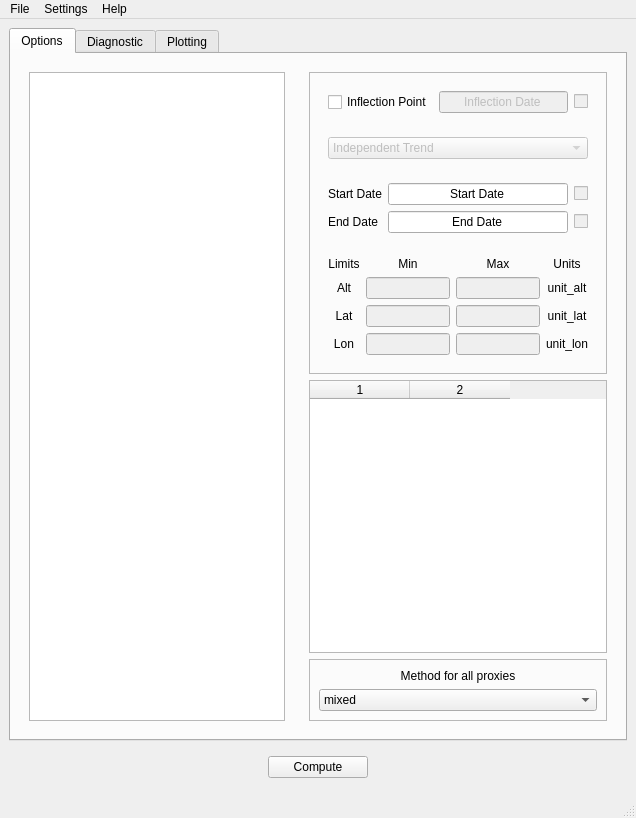
<?xml version="1.0" encoding="UTF-8"?>
<ui version="4.0">
 <class>MainWindow</class>
 <widget class="QMainWindow" name="MainWindow">
  <property name="geometry">
   <rect>
    <x>0</x>
    <y>0</y>
    <width>636</width>
    <height>818</height>
   </rect>
  </property>
  <property name="windowTitle">
   <string>MainWindow</string>
  </property>
  <widget class="QWidget" name="centralwidget">
   <layout class="QVBoxLayout" name="verticalLayout_5">
    <item>
     <widget class="QTabWidget" name="tabWidget">
      <property name="currentIndex">
       <number>0</number>
      </property>
      <widget class="QWidget" name="tab">
       <attribute name="title">
        <string>Options</string>
       </attribute>
       <layout class="QHBoxLayout" name="horizontalLayout_4">
        <item>
         <widget class="QWidget" name="widget_4" native="true">
          <property name="sizePolicy">
           <sizepolicy hsizetype="MinimumExpanding" vsizetype="Preferred">
            <horstretch>0</horstretch>
            <verstretch>0</verstretch>
           </sizepolicy>
          </property>
          <layout class="QVBoxLayout" name="verticalLayout">
           <item>
            <widget class="QListWidget" name="data_list">
             <property name="toolTip">
              <string>&lt;html&gt;&lt;head/&gt;&lt;body&gt;&lt;p&gt;All correctly loaded data will be displayed here.&lt;/p&gt;&lt;/body&gt;&lt;/html&gt;</string>
             </property>
            </widget>
           </item>
          </layout>
         </widget>
        </item>
        <item>
         <widget class="QWidget" name="widget_3" native="true">
          <layout class="QVBoxLayout" name="verticalLayout_2">
           <item>
            <widget class="QFrame" name="frame_2">
             <property name="sizePolicy">
              <sizepolicy hsizetype="Preferred" vsizetype="Preferred">
               <horstretch>0</horstretch>
               <verstretch>0</verstretch>
              </sizepolicy>
             </property>
             <property name="frameShape">
              <enum>QFrame::StyledPanel</enum>
             </property>
             <property name="frameShadow">
              <enum>QFrame::Raised</enum>
             </property>
             <layout class="QVBoxLayout" name="verticalLayout_3">
              <item>
               <widget class="QWidget" name="widget" native="true">
                <property name="sizePolicy">
                 <sizepolicy hsizetype="Preferred" vsizetype="Minimum">
                  <horstretch>0</horstretch>
                  <verstretch>0</verstretch>
                 </sizepolicy>
                </property>
                <layout class="QHBoxLayout" name="horizontalLayout_3">
                 <item>
                  <widget class="QCheckBox" name="infl_check">
                   <property name="sizePolicy">
                    <sizepolicy hsizetype="Minimum" vsizetype="Minimum">
                     <horstretch>0</horstretch>
                     <verstretch>0</verstretch>
                    </sizepolicy>
                   </property>
                   <property name="text">
                    <string>Inflection Point</string>
                   </property>
                  </widget>
                 </item>
                 <item>
                  <widget class="QLineEdit" name="inflection_point">
                   <property name="enabled">
                    <bool>false</bool>
                   </property>
                   <property name="text">
                    <string>Inflection Date</string>
                   </property>
                   <property name="alignment">
                    <set>Qt::AlignCenter</set>
                   </property>
                  </widget>
                 </item>
                 <item>
                  <widget class="QCheckBox" name="check_inflection">
                   <property name="enabled">
                    <bool>false</bool>
                   </property>
                   <property name="toolTip">
                    <string>&lt;html&gt;&lt;head/&gt;&lt;body&gt;&lt;p&gt;Check: The format was recognized and can be used for the trend analysis&lt;/p&gt;&lt;/body&gt;&lt;/html&gt;</string>
                   </property>
                   <property name="text">
                    <string/>
                   </property>
                  </widget>
                 </item>
                </layout>
               </widget>
              </item>
              <item>
               <widget class="QWidget" name="widget_5" native="true">
                <layout class="QVBoxLayout" name="verticalLayout_4">
                 <item>
                  <widget class="QComboBox" name="inflection_method">
                   <property name="enabled">
                    <bool>false</bool>
                   </property>
                   <item>
                    <property name="text">
                     <string>Independent Trend</string>
                    </property>
                   </item>
                   <item>
                    <property name="text">
                     <string>Piece-wise Linear Trend</string>
                    </property>
                   </item>
                  </widget>
                 </item>
                </layout>
               </widget>
              </item>
              <item>
               <widget class="QWidget" name="widget_2" native="true">
                <property name="sizePolicy">
                 <sizepolicy hsizetype="Preferred" vsizetype="Minimum">
                  <horstretch>0</horstretch>
                  <verstretch>0</verstretch>
                 </sizepolicy>
                </property>
                <layout class="QGridLayout" name="gridLayout">
                 <item row="0" column="1">
                  <widget class="QLineEdit" name="start_date">
                   <property name="toolTip">
                    <string>&lt;html&gt;&lt;head/&gt;&lt;body&gt;&lt;p&gt;Date from which the trend will be computed.&lt;/p&gt;&lt;p&gt;Date must be inbetween the timeline of the data.&lt;/p&gt;&lt;p&gt;Dates not in the correct format (see &amp;quot;Settings&amp;quot;) or any other input will be used as if there is no input.&lt;/p&gt;&lt;/body&gt;&lt;/html&gt;</string>
                   </property>
                   <property name="text">
                    <string>Start Date</string>
                   </property>
                   <property name="alignment">
                    <set>Qt::AlignCenter</set>
                   </property>
                  </widget>
                 </item>
                 <item row="1" column="0">
                  <widget class="QLabel" name="label_2">
                   <property name="text">
                    <string>End Date</string>
                   </property>
                  </widget>
                 </item>
                 <item row="1" column="1">
                  <widget class="QLineEdit" name="end_date">
                   <property name="toolTip">
                    <string>&lt;html&gt;&lt;head/&gt;&lt;body&gt;&lt;p&gt;Date to which the trend will be computed.&lt;/p&gt;&lt;p&gt;Date must be inbetween the timeline of the data.&lt;/p&gt;&lt;p&gt;Dates not in the correct format (see &amp;quot;Settings&amp;quot;) or any other input will be used as if there is no input.&lt;/p&gt;&lt;/body&gt;&lt;/html&gt;</string>
                   </property>
                   <property name="text">
                    <string>End Date</string>
                   </property>
                   <property name="alignment">
                    <set>Qt::AlignCenter</set>
                   </property>
                  </widget>
                 </item>
                 <item row="0" column="0">
                  <widget class="QLabel" name="label">
                   <property name="text">
                    <string>Start Date</string>
                   </property>
                  </widget>
                 </item>
                 <item row="0" column="2">
                  <widget class="QCheckBox" name="check_start">
                   <property name="enabled">
                    <bool>false</bool>
                   </property>
                   <property name="toolTip">
                    <string>&lt;html&gt;&lt;head/&gt;&lt;body&gt;&lt;p&gt;Check: The format was recognized and can be used for the trend analysis&lt;/p&gt;&lt;/body&gt;&lt;/html&gt;</string>
                   </property>
                   <property name="text">
                    <string/>
                   </property>
                  </widget>
                 </item>
                 <item row="1" column="2">
                  <widget class="QCheckBox" name="check_end">
                   <property name="enabled">
                    <bool>false</bool>
                   </property>
                   <property name="toolTip">
                    <string>&lt;html&gt;&lt;head/&gt;&lt;body&gt;&lt;p&gt;Check: The format was recognized and can be used for the trend analysis&lt;/p&gt;&lt;/body&gt;&lt;/html&gt;</string>
                   </property>
                   <property name="text">
                    <string/>
                   </property>
                  </widget>
                 </item>
                </layout>
               </widget>
              </item>
              <item>
               <widget class="QWidget" name="widget_3" native="true">
                <property name="sizePolicy">
                 <sizepolicy hsizetype="Preferred" vsizetype="Minimum">
                  <horstretch>0</horstretch>
                  <verstretch>0</verstretch>
                 </sizepolicy>
                </property>
                <layout class="QGridLayout" name="gridLayout_2">
                 <item row="0" column="0">
                  <widget class="QLabel" name="label_3">
                   <property name="text">
                    <string>Limits</string>
                   </property>
                   <property name="alignment">
                    <set>Qt::AlignCenter</set>
                   </property>
                  </widget>
                 </item>
                 <item row="0" column="1">
                  <widget class="QLabel" name="label_4">
                   <property name="text">
                    <string>Min</string>
                   </property>
                   <property name="alignment">
                    <set>Qt::AlignCenter</set>
                   </property>
                  </widget>
                 </item>
                 <item row="0" column="2">
                  <widget class="QLabel" name="label_5">
                   <property name="text">
                    <string>Max</string>
                   </property>
                   <property name="alignment">
                    <set>Qt::AlignCenter</set>
                   </property>
                  </widget>
                 </item>
                 <item row="0" column="3">
                  <widget class="QLabel" name="label_6">
                   <property name="text">
                    <string>Units</string>
                   </property>
                   <property name="alignment">
                    <set>Qt::AlignCenter</set>
                   </property>
                  </widget>
                 </item>
                 <item row="1" column="0">
                  <widget class="QLabel" name="label_7">
                   <property name="text">
                    <string>Alt</string>
                   </property>
                   <property name="alignment">
                    <set>Qt::AlignCenter</set>
                   </property>
                  </widget>
                 </item>
                 <item row="1" column="1">
                  <widget class="QLineEdit" name="lim_alt_min">
                   <property name="enabled">
                    <bool>false</bool>
                   </property>
                   <property name="alignment">
                    <set>Qt::AlignCenter</set>
                   </property>
                  </widget>
                 </item>
                 <item row="1" column="2">
                  <widget class="QLineEdit" name="lim_alt_max">
                   <property name="enabled">
                    <bool>false</bool>
                   </property>
                   <property name="alignment">
                    <set>Qt::AlignCenter</set>
                   </property>
                  </widget>
                 </item>
                 <item row="1" column="3">
                  <widget class="QLabel" name="unit_alt">
                   <property name="text">
                    <string>unit_alt</string>
                   </property>
                   <property name="alignment">
                    <set>Qt::AlignCenter</set>
                   </property>
                  </widget>
                 </item>
                 <item row="2" column="0">
                  <widget class="QLabel" name="label_8">
                   <property name="text">
                    <string>Lat</string>
                   </property>
                   <property name="alignment">
                    <set>Qt::AlignCenter</set>
                   </property>
                  </widget>
                 </item>
                 <item row="2" column="1">
                  <widget class="QLineEdit" name="lim_lat_min">
                   <property name="enabled">
                    <bool>false</bool>
                   </property>
                   <property name="alignment">
                    <set>Qt::AlignCenter</set>
                   </property>
                  </widget>
                 </item>
                 <item row="2" column="2">
                  <widget class="QLineEdit" name="lim_lat_max">
                   <property name="enabled">
                    <bool>false</bool>
                   </property>
                   <property name="alignment">
                    <set>Qt::AlignCenter</set>
                   </property>
                  </widget>
                 </item>
                 <item row="2" column="3">
                  <widget class="QLabel" name="unit_lat">
                   <property name="text">
                    <string>unit_lat</string>
                   </property>
                   <property name="alignment">
                    <set>Qt::AlignCenter</set>
                   </property>
                  </widget>
                 </item>
                 <item row="3" column="0">
                  <widget class="QLabel" name="label_9">
                   <property name="text">
                    <string>Lon</string>
                   </property>
                   <property name="alignment">
                    <set>Qt::AlignCenter</set>
                   </property>
                  </widget>
                 </item>
                 <item row="3" column="1">
                  <widget class="QLineEdit" name="lim_lon_min">
                   <property name="enabled">
                    <bool>false</bool>
                   </property>
                   <property name="alignment">
                    <set>Qt::AlignCenter</set>
                   </property>
                  </widget>
                 </item>
                 <item row="3" column="2">
                  <widget class="QLineEdit" name="lim_lon_max">
                   <property name="enabled">
                    <bool>false</bool>
                   </property>
                   <property name="alignment">
                    <set>Qt::AlignCenter</set>
                   </property>
                  </widget>
                 </item>
                 <item row="3" column="3">
                  <widget class="QLabel" name="unit_lon">
                   <property name="text">
                    <string>unit_lon</string>
                   </property>
                   <property name="alignment">
                    <set>Qt::AlignCenter</set>
                   </property>
                  </widget>
                 </item>
                </layout>
               </widget>
              </item>
             </layout>
            </widget>
           </item>
           <item>
            <widget class="QTableWidget" name="proxy_list">
             <property name="toolTip">
              <string>&lt;html&gt;&lt;head/&gt;&lt;body&gt;&lt;p&gt;Successfully loaded proxies and the methods how they will be used in the trend analysis.&lt;/p&gt;&lt;/body&gt;&lt;/html&gt;</string>
             </property>
             <property name="columnCount">
              <number>2</number>
             </property>
             <attribute name="verticalHeaderVisible">
              <bool>false</bool>
             </attribute>
             <column/>
             <column/>
            </widget>
           </item>
           <item>
            <widget class="QFrame" name="frame">
             <property name="frameShape">
              <enum>QFrame::StyledPanel</enum>
             </property>
             <property name="frameShadow">
              <enum>QFrame::Raised</enum>
             </property>
             <layout class="QVBoxLayout" name="verticalLayout_7">
              <item>
               <widget class="QLabel" name="label_10">
                <property name="text">
                 <string>Method for all proxies</string>
                </property>
                <property name="alignment">
                 <set>Qt::AlignCenter</set>
                </property>
               </widget>
              </item>
              <item>
               <widget class="QComboBox" name="all_proxy_method">
                <property name="toolTip">
                 <string>&lt;html&gt;&lt;head/&gt;&lt;body&gt;&lt;p&gt;This changes the method for all loaded proxies at the same time.&lt;/p&gt;&lt;/body&gt;&lt;/html&gt;</string>
                </property>
                <item>
                 <property name="text">
                  <string>mixed</string>
                 </property>
                </item>
                <item>
                 <property name="text">
                  <string>disable</string>
                 </property>
                </item>
                <item>
                 <property name="text">
                  <string>single</string>
                 </property>
                </item>
                <item>
                 <property name="text">
                  <string>harmonics</string>
                 </property>
                </item>
                <item>
                 <property name="text">
                  <string>12 months</string>
                 </property>
                </item>
               </widget>
              </item>
             </layout>
            </widget>
           </item>
          </layout>
         </widget>
        </item>
       </layout>
      </widget>
      <widget class="QWidget" name="tab_3">
       <attribute name="title">
        <string>Diagnostic</string>
       </attribute>
       <layout class="QVBoxLayout" name="verticalLayout_8">
        <item>
         <widget class="QTabWidget" name="tabWidget_2">
          <property name="currentIndex">
           <number>0</number>
          </property>
          <widget class="QWidget" name="widget_7">
           <attribute name="title">
            <string>Data</string>
           </attribute>
           <layout class="QVBoxLayout" name="verticalLayout_9">
            <item>
             <widget class="QWidget" name="widget_8" native="true">
              <layout class="QHBoxLayout" name="horizontalLayout_2">
               <item>
                <widget class="QWidget" name="widget_11" native="true">
                 <layout class="QVBoxLayout" name="verticalLayout_10">
                  <item>
                   <widget class="QComboBox" name="dia_data_combo"/>
                  </item>
                 </layout>
                </widget>
               </item>
               <item>
                <widget class="QWidget" name="widget_10" native="true">
                 <layout class="QGridLayout" name="gridLayout_3">
                  <item row="0" column="0">
                   <widget class="QLabel" name="label_11">
                    <property name="text">
                     <string>start date:</string>
                    </property>
                   </widget>
                  </item>
                  <item row="0" column="1">
                   <widget class="QLabel" name="dia_data_start">
                    <property name="text">
                     <string>-</string>
                    </property>
                    <property name="alignment">
                     <set>Qt::AlignCenter</set>
                    </property>
                   </widget>
                  </item>
                  <item row="1" column="0">
                   <widget class="QLabel" name="label_12">
                    <property name="text">
                     <string>end date:</string>
                    </property>
                   </widget>
                  </item>
                  <item row="1" column="1">
                   <widget class="QLabel" name="dia_data_end">
                    <property name="text">
                     <string>-</string>
                    </property>
                    <property name="alignment">
                     <set>Qt::AlignCenter</set>
                    </property>
                   </widget>
                  </item>
                  <item row="2" column="0">
                   <widget class="QLabel" name="label_15">
                    <property name="text">
                     <string>time dimension:</string>
                    </property>
                   </widget>
                  </item>
                  <item row="2" column="1">
                   <widget class="QLabel" name="dia_data_time">
                    <property name="text">
                     <string>-</string>
                    </property>
                    <property name="alignment">
                     <set>Qt::AlignCenter</set>
                    </property>
                   </widget>
                  </item>
                  <item row="3" column="0">
                   <widget class="QLabel" name="label_17">
                    <property name="text">
                     <string>latitude dimension:</string>
                    </property>
                   </widget>
                  </item>
                  <item row="3" column="1">
                   <widget class="QLabel" name="dia_data_lat">
                    <property name="text">
                     <string>-</string>
                    </property>
                    <property name="alignment">
                     <set>Qt::AlignCenter</set>
                    </property>
                   </widget>
                  </item>
                  <item row="4" column="0">
                   <widget class="QLabel" name="label_18">
                    <property name="text">
                     <string>longitude dimension:</string>
                    </property>
                   </widget>
                  </item>
                  <item row="4" column="1">
                   <widget class="QLabel" name="dia_data_lon">
                    <property name="text">
                     <string>-</string>
                    </property>
                    <property name="alignment">
                     <set>Qt::AlignCenter</set>
                    </property>
                   </widget>
                  </item>
                  <item row="6" column="0">
                   <widget class="QLabel" name="label_19">
                    <property name="text">
                     <string>altitude dimension:</string>
                    </property>
                   </widget>
                  </item>
                  <item row="6" column="1">
                   <widget class="QLabel" name="dia_data_alt">
                    <property name="text">
                     <string>-</string>
                    </property>
                    <property name="alignment">
                     <set>Qt::AlignCenter</set>
                    </property>
                   </widget>
                  </item>
                 </layout>
                </widget>
               </item>
              </layout>
             </widget>
            </item>
            <item>
             <widget class="QWidget" name="widget_9" native="true">
              <layout class="QVBoxLayout" name="verticalLayout_11">
               <item>
                <widget class="QTableWidget" name="dia_data_table"/>
               </item>
               <item>
                <widget class="QWidget" name="widget_21" native="true">
                 <layout class="QHBoxLayout" name="horizontalLayout_8">
                  <item>
                   <widget class="QLabel" name="label_24">
                    <property name="text">
                     <string>Time:</string>
                    </property>
                   </widget>
                  </item>
                  <item>
                   <widget class="QComboBox" name="dia_data_combo_time"/>
                  </item>
                  <item>
                   <spacer name="horizontalSpacer_4">
                    <property name="orientation">
                     <enum>Qt::Horizontal</enum>
                    </property>
                    <property name="sizeHint" stdset="0">
                     <size>
                      <width>40</width>
                      <height>20</height>
                     </size>
                    </property>
                   </spacer>
                  </item>
                  <item>
                   <widget class="QLabel" name="label_20">
                    <property name="text">
                     <string>Latitude:</string>
                    </property>
                   </widget>
                  </item>
                  <item>
                   <widget class="QComboBox" name="dia_data_combo_lat"/>
                  </item>
                  <item>
                   <spacer name="horizontalSpacer_2">
                    <property name="orientation">
                     <enum>Qt::Horizontal</enum>
                    </property>
                    <property name="sizeHint" stdset="0">
                     <size>
                      <width>40</width>
                      <height>20</height>
                     </size>
                    </property>
                   </spacer>
                  </item>
                  <item>
                   <widget class="QLabel" name="label_22">
                    <property name="text">
                     <string>Longitude:</string>
                    </property>
                   </widget>
                  </item>
                  <item>
                   <widget class="QComboBox" name="dia_data_combo_lon"/>
                  </item>
                  <item>
                   <spacer name="horizontalSpacer_3">
                    <property name="orientation">
                     <enum>Qt::Horizontal</enum>
                    </property>
                    <property name="sizeHint" stdset="0">
                     <size>
                      <width>40</width>
                      <height>20</height>
                     </size>
                    </property>
                   </spacer>
                  </item>
                  <item>
                   <widget class="QLabel" name="label_23">
                    <property name="text">
                     <string>Altitude:</string>
                    </property>
                   </widget>
                  </item>
                  <item>
                   <widget class="QComboBox" name="dia_data_combo_alt"/>
                  </item>
                 </layout>
                </widget>
               </item>
              </layout>
             </widget>
            </item>
           </layout>
          </widget>
          <widget class="QWidget" name="tab_5">
           <attribute name="title">
            <string>Proxies</string>
           </attribute>
           <layout class="QVBoxLayout" name="verticalLayout_14">
            <item>
             <widget class="QWidget" name="widget_12" native="true">
              <layout class="QHBoxLayout" name="horizontalLayout_5">
               <item>
                <widget class="QWidget" name="widget_13" native="true">
                 <layout class="QVBoxLayout" name="verticalLayout_12">
                  <item>
                   <widget class="QComboBox" name="dia_proxy_combo"/>
                  </item>
                 </layout>
                </widget>
               </item>
               <item>
                <widget class="QWidget" name="widget_14" native="true">
                 <layout class="QGridLayout" name="gridLayout_4">
                  <item row="1" column="1">
                   <widget class="QLabel" name="dia_proxy_end">
                    <property name="text">
                     <string>-</string>
                    </property>
                    <property name="alignment">
                     <set>Qt::AlignCenter</set>
                    </property>
                   </widget>
                  </item>
                  <item row="0" column="1">
                   <widget class="QLabel" name="dia_proxy_start">
                    <property name="text">
                     <string>-</string>
                    </property>
                    <property name="alignment">
                     <set>Qt::AlignCenter</set>
                    </property>
                   </widget>
                  </item>
                  <item row="2" column="0">
                   <widget class="QLabel" name="label_16">
                    <property name="text">
                     <string>proxy dimension:</string>
                    </property>
                   </widget>
                  </item>
                  <item row="0" column="0">
                   <widget class="QLabel" name="label_13">
                    <property name="text">
                     <string>start date:</string>
                    </property>
                   </widget>
                  </item>
                  <item row="1" column="0">
                   <widget class="QLabel" name="label_14">
                    <property name="text">
                     <string>end date:</string>
                    </property>
                   </widget>
                  </item>
                  <item row="2" column="1">
                   <widget class="QLabel" name="dia_proxy">
                    <property name="text">
                     <string>-</string>
                    </property>
                    <property name="alignment">
                     <set>Qt::AlignCenter</set>
                    </property>
                   </widget>
                  </item>
                 </layout>
                </widget>
               </item>
              </layout>
             </widget>
            </item>
            <item>
             <widget class="QWidget" name="widget_15" native="true">
              <layout class="QVBoxLayout" name="verticalLayout_13">
               <item>
                <widget class="QTableWidget" name="dia_proxy_table"/>
               </item>
              </layout>
             </widget>
            </item>
           </layout>
          </widget>
          <widget class="QWidget" name="tab_4">
           <attribute name="title">
            <string>X</string>
           </attribute>
           <layout class="QVBoxLayout" name="verticalLayout_17">
            <item>
             <widget class="QWidget" name="widget_17" native="true">
              <layout class="QHBoxLayout" name="horizontalLayout_7">
               <item>
                <widget class="QWidget" name="widget_18" native="true">
                 <layout class="QVBoxLayout" name="verticalLayout_15">
                  <item>
                   <widget class="QComboBox" name="dia_X_combo"/>
                  </item>
                 </layout>
                </widget>
               </item>
               <item>
                <widget class="QWidget" name="widget_19" native="true">
                 <layout class="QGridLayout" name="gridLayout_5">
                  <item row="0" column="1">
                   <widget class="QLabel" name="dia_X_dim">
                    <property name="text">
                     <string>-</string>
                    </property>
                    <property name="alignment">
                     <set>Qt::AlignCenter</set>
                    </property>
                   </widget>
                  </item>
                  <item row="0" column="0">
                   <widget class="QLabel" name="label_21">
                    <property name="text">
                     <string>dimension:</string>
                    </property>
                   </widget>
                  </item>
                 </layout>
                </widget>
               </item>
              </layout>
             </widget>
            </item>
            <item>
             <widget class="QWidget" name="widget_20" native="true">
              <layout class="QVBoxLayout" name="verticalLayout_16">
               <item>
                <widget class="QTableWidget" name="dia_X_table"/>
               </item>
              </layout>
             </widget>
            </item>
           </layout>
          </widget>
         </widget>
        </item>
       </layout>
      </widget>
      <widget class="QWidget" name="tab_2">
       <attribute name="title">
        <string>Plotting</string>
       </attribute>
       <layout class="QVBoxLayout" name="verticalLayout_6">
        <item>
         <widget class="QWidget" name="figure_widget" native="true"/>
        </item>
        <item>
         <widget class="QWidget" name="widget_16" native="true">
          <property name="sizePolicy">
           <sizepolicy hsizetype="Preferred" vsizetype="Maximum">
            <horstretch>0</horstretch>
            <verstretch>0</verstretch>
           </sizepolicy>
          </property>
          <layout class="QHBoxLayout" name="horizontalLayout_6">
           <item>
            <widget class="QPushButton" name="plot_button">
             <property name="enabled">
              <bool>false</bool>
             </property>
             <property name="maximumSize">
              <size>
               <width>100</width>
               <height>16777215</height>
              </size>
             </property>
             <property name="text">
              <string>Plot</string>
             </property>
            </widget>
           </item>
           <item>
            <spacer name="horizontalSpacer">
             <property name="orientation">
              <enum>Qt::Horizontal</enum>
             </property>
             <property name="sizeHint" stdset="0">
              <size>
               <width>40</width>
               <height>20</height>
              </size>
             </property>
            </spacer>
           </item>
           <item>
            <widget class="QLabel" name="dim_label">
             <property name="text">
              <string>Plot</string>
             </property>
            </widget>
           </item>
           <item>
            <widget class="QComboBox" name="dim_combo"/>
           </item>
           <item>
            <widget class="QLabel" name="axis_label">
             <property name="text">
              <string>Axis:</string>
             </property>
            </widget>
           </item>
           <item>
            <widget class="QComboBox" name="axis_combo"/>
           </item>
          </layout>
         </widget>
        </item>
       </layout>
      </widget>
     </widget>
    </item>
    <item>
     <widget class="QWidget" name="widget_6" native="true">
      <layout class="QHBoxLayout" name="horizontalLayout">
       <item>
        <widget class="QPushButton" name="compute_button">
         <property name="maximumSize">
          <size>
           <width>100</width>
           <height>16777215</height>
          </size>
         </property>
         <property name="text">
          <string>Compute</string>
         </property>
        </widget>
       </item>
      </layout>
     </widget>
    </item>
   </layout>
  </widget>
  <widget class="QMenuBar" name="menubar">
   <property name="geometry">
    <rect>
     <x>0</x>
     <y>0</y>
     <width>636</width>
     <height>22</height>
    </rect>
   </property>
   <widget class="QMenu" name="menuFile">
    <property name="title">
     <string>File</string>
    </property>
    <addaction name="separator"/>
    <addaction name="menu_load_data"/>
    <addaction name="menu_load_proxy"/>
    <addaction name="separator"/>
    <addaction name="menu_save"/>
   </widget>
   <widget class="QMenu" name="menu_settings">
    <property name="title">
     <string>Settings</string>
    </property>
    <addaction name="menu_load_settings"/>
   </widget>
   <widget class="QMenu" name="menuHelp">
    <property name="title">
     <string>Help</string>
    </property>
    <addaction name="menu_help"/>
   </widget>
   <addaction name="menuFile"/>
   <addaction name="menu_settings"/>
   <addaction name="menuHelp"/>
  </widget>
  <widget class="QStatusBar" name="statusbar"/>
  <action name="actionLoad_text_file">
   <property name="text">
    <string>Load Text file</string>
   </property>
  </action>
  <action name="actionLoad_Proxy_file">
   <property name="text">
    <string>Load Proxy file</string>
   </property>
  </action>
  <action name="menu_load_data_netcdf">
   <property name="text">
    <string>NetCDF</string>
   </property>
  </action>
  <action name="menu_load_data_ascii">
   <property name="text">
    <string>ASCII</string>
   </property>
  </action>
  <action name="menu_load_proxy_netcdf">
   <property name="text">
    <string>NetCDF</string>
   </property>
  </action>
  <action name="menu_save">
   <property name="text">
    <string>Save</string>
   </property>
  </action>
  <action name="menu_help">
   <property name="text">
    <string>Contact</string>
   </property>
  </action>
  <action name="menu_load_proxy_ascii">
   <property name="text">
    <string>ASCII</string>
   </property>
  </action>
  <action name="menu_load_data">
   <property name="text">
    <string>Load Data File</string>
   </property>
  </action>
  <action name="menu_load_proxy">
   <property name="text">
    <string>Load Proxy File</string>
   </property>
  </action>
  <action name="menu_load_settings">
   <property name="text">
    <string>Load Settings</string>
   </property>
  </action>
 </widget>
 <resources/>
 <connections/>
</ui>
